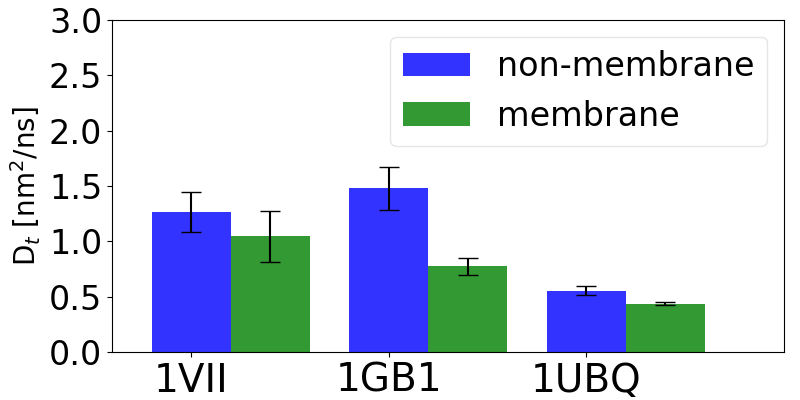

This figure's Python source:
#!/bin/python

import numpy as np
import math
import matplotlib.pyplot
from pylab import *
import sys

fig=figure(figsize=(8,4))
fig.subplots_adjust(left=0.14,bottom=0.12,right=0.98,top=0.95,hspace=0.05,wspace=0.05)

ax=plt.subplot(1,1,1)

data=np.loadtxt("tra_a.dat")

x=data[:,0]
y=data[:,1]
yerr=data[:,2]

print(x,y)

barwidth=0.4
plt.bar(x,y,barwidth,color='b',label='non-membrane',yerr=yerr,alpha=0.8,capsize=7)

###

data=np.loadtxt("tra_b.dat")

x=data[:,0]
y=data[:,1]
yerr=data[:,2]

plt.bar(x+barwidth,y,barwidth,color='g',label="membrane",yerr=yerr,alpha=0.8,capsize=7)

xlim(0.6,4)
ylim(0,3.0)
#xticks(np.arange(1.00,1.22,0.02))
yticks(arange(0,3.5,0.5),fontsize=24)

legend(loc=1,fontsize=24,fancybox=True).get_frame().set_alpha(0.5)
#grid()
#show()

#plt.xlabel(r'cluster size',fontsize=20)
plt.ylabel(r'D$_t$ [nm$^2$/ns]', fontsize=20)

plt.xticks([1,2,3],['1VII','1GB1','1UBQ'],fontsize=28)

savefig("tra.png")
plt.show()
